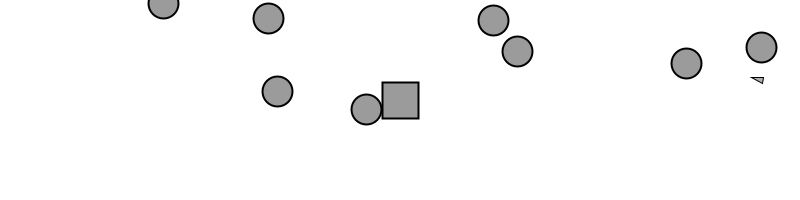
Frame 1 (no input)
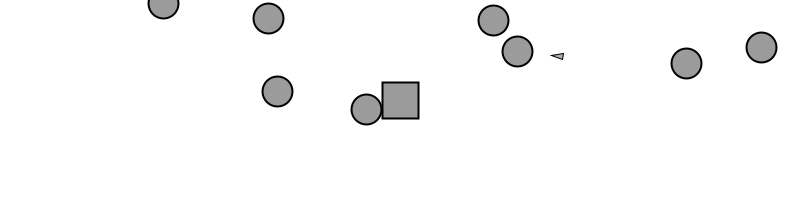
Frame 60 (the mouse pressed at the canvas centre just before this capture)
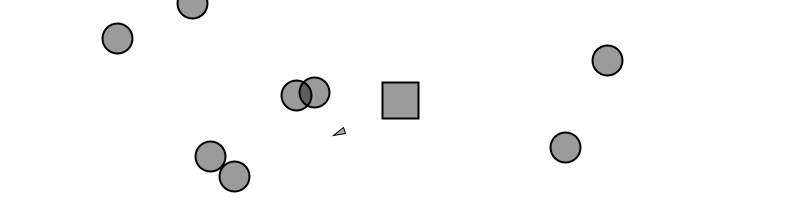
Frame 120 (the mouse held since frame 60 and released just before this capture)

The Processing sketch that drew these frames (run headless with seeded random() and noise(); from frame 60 on, the mouse is pressed at the canvas centre):

// Processing sketch: seeking_mover
// ── seeking_mover.pde
class Perceptron {
    float[] weights;
    float c;

    Perceptron(int n, float c_) {
        weights = new float[n];
        c = c_;
        for (int i = 0; i < weights.length; i++) {
            weights[i] = random(0, 1);
        }
    }

    void train(PVector[] forces, PVector error) {
        for (int i = 0; i < weights.length; i++) {
            weights[i] += c*error.x * forces[i].x;         
            weights[i] += c*error.y * forces[i].y;
            weights[i] = constrain(weights[i], 0, 1);
        }
    }

    PVector feedforward(PVector[] forces) {
        PVector sum = new PVector();
        for (int i = 0; i < weights.length; i++) {
            forces[i].mult(weights[i]);
            sum.add(forces[i]);
        }
        return sum;
    }
}

class Vehicle {
    Perceptron brain;
    PVector location;
    PVector velocity;
    PVector acceleration;
    float r;
    float maxforce;
    float maxspeed;

    Vehicle(int n, float x, float y) {
        brain = new Perceptron(n, 0.001);
        acceleration = new PVector(0, 0);
        velocity = new PVector(0, 0);
        location = new PVector(x, y);
        r = 3.0;
        maxspeed = 4;
        maxforce = 0.1;
    }

    void update() {
        velocity.add(acceleration);
        velocity.limit(maxspeed);
        location.add(velocity);
        acceleration.mult(0);
    
        location.x = constrain(location.x, 0, width);
        location.y = constrain(location.y, 0, height);
    }

    void applyForce(PVector force) {
        acceleration.add(force);
    }
  
    void steer(ArrayList<PVector> targets) {
        PVector[] forces = new PVector[targets.size()];
    
        for (int i = 0; i < forces.length; i++) {
            forces[i] = seek(targets.get(i));
        }
    
        PVector result = brain.feedforward(forces);
    
        applyForce(result);
    
        PVector error = PVector.sub(desired, location);
        brain.train(forces,error);
    }
  
    PVector seek(PVector target) {
        PVector desired = PVector.sub(target, location);
        desired.normalize();
        desired.mult(maxspeed);
        
        PVector steer = PVector.sub(desired, velocity);
        steer.limit(maxforce);
        return steer;
    }
    
    void display() {
        float theta = velocity.heading2D() + PI / 2;
        fill(175);
        stroke(0);
        strokeWeight(1);
        pushMatrix();
        translate(location.x, location.y);
        rotate(theta);
        beginShape();
        vertex(0, -r * 2);
        vertex(-r, r * 2);
        vertex(r, r * 2);
        endShape(CLOSE);
        popMatrix();
    }
}

Vehicle v;
PVector desired;
ArrayList<PVector> targets;

void setup() {
    size(800, 200);
    smooth();
  
    desired = new PVector(width / 2, height / 2);
    makeTargets();
    v = new Vehicle(targets.size(), random(width), random(height));
}

void makeTargets() {
    targets = new ArrayList<PVector>();
    for (int i = 0; i < 8; i++) {
        targets.add(new PVector(random(width), random(height)));
    }
}

void draw() {
    background(255);

    rectMode(CENTER);
    stroke(0);
    strokeWeight(2);
    fill(0, 100);
    rect(desired.x, desired.y, 36, 36);

    for (PVector target : targets) {
        fill(0, 100);
        stroke(0);
        strokeWeight(2);
        ellipse(target.x, target.y, 30, 30);
    }
  
    v.steer(targets);
    v.update();
    v.display();
}

void mousePressed() {
    makeTargets();
}
